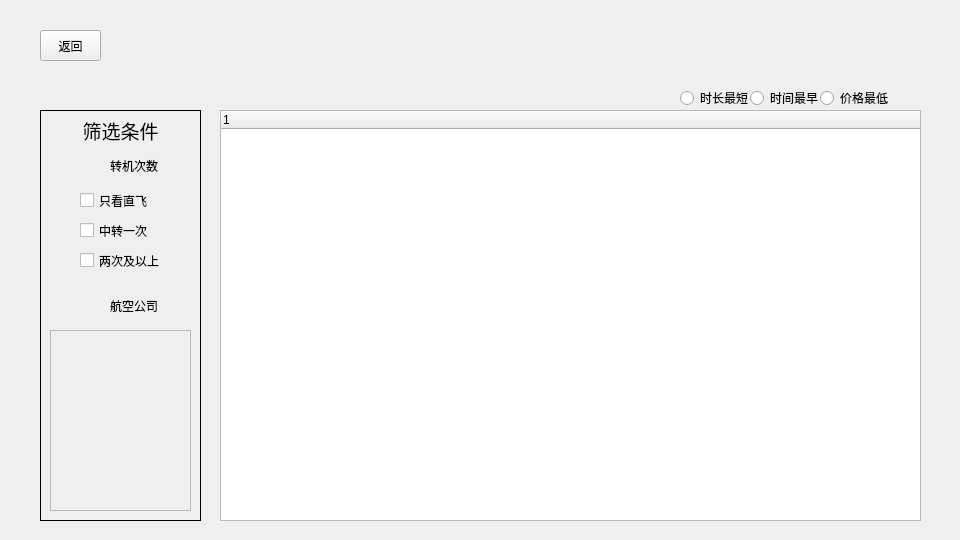
<?xml version="1.0" encoding="UTF-8"?>
<ui version="4.0">
 <class>InfoPage</class>
 <widget class="QWidget" name="InfoPage">
  <property name="geometry">
   <rect>
    <x>0</x>
    <y>0</y>
    <width>960</width>
    <height>540</height>
   </rect>
  </property>
  <property name="minimumSize">
   <size>
    <width>960</width>
    <height>540</height>
   </size>
  </property>
  <property name="windowTitle">
   <string>Form</string>
  </property>
  <widget class="QRadioButton" name="early_sort">
   <property name="geometry">
    <rect>
     <x>750</x>
     <y>90</y>
     <width>71</width>
     <height>16</height>
    </rect>
   </property>
   <property name="text">
    <string>时间最早</string>
   </property>
  </widget>
  <widget class="QRadioButton" name="time_sort">
   <property name="geometry">
    <rect>
     <x>680</x>
     <y>90</y>
     <width>71</width>
     <height>16</height>
    </rect>
   </property>
   <property name="text">
    <string>时长最短</string>
   </property>
  </widget>
  <widget class="QPushButton" name="backBtn">
   <property name="geometry">
    <rect>
     <x>40</x>
     <y>30</y>
     <width>61</width>
     <height>31</height>
    </rect>
   </property>
   <property name="text">
    <string>返回</string>
   </property>
  </widget>
  <widget class="QRadioButton" name="price_sort">
   <property name="geometry">
    <rect>
     <x>820</x>
     <y>90</y>
     <width>91</width>
     <height>16</height>
    </rect>
   </property>
   <property name="text">
    <string>价格最低</string>
   </property>
  </widget>
  <widget class="QLabel" name="showCityLbl">
   <property name="geometry">
    <rect>
     <x>240</x>
     <y>20</y>
     <width>541</width>
     <height>61</height>
    </rect>
   </property>
   <property name="font">
    <font>
     <pointsize>18</pointsize>
    </font>
   </property>
   <property name="text">
    <string/>
   </property>
   <property name="alignment">
    <set>Qt::AlignmentFlag::AlignCenter</set>
   </property>
  </widget>
  <widget class="QTreeWidget" name="flightTreeWidget">
   <property name="geometry">
    <rect>
     <x>220</x>
     <y>110</y>
     <width>701</width>
     <height>411</height>
    </rect>
   </property>
   <property name="styleSheet">
    <string notr="true"/>
   </property>
   <column>
    <property name="text">
     <string notr="true">1</string>
    </property>
   </column>
  </widget>
  <widget class="QLabel" name="transLbl">
   <property name="geometry">
    <rect>
     <x>110</x>
     <y>150</y>
     <width>91</width>
     <height>31</height>
    </rect>
   </property>
   <property name="text">
    <string>转机次数</string>
   </property>
  </widget>
  <widget class="QLabel" name="airlineLbl">
   <property name="geometry">
    <rect>
     <x>110</x>
     <y>290</y>
     <width>81</width>
     <height>31</height>
    </rect>
   </property>
   <property name="text">
    <string>航空公司</string>
   </property>
  </widget>
  <widget class="QCheckBox" name="checkBox1">
   <property name="geometry">
    <rect>
     <x>80</x>
     <y>190</y>
     <width>81</width>
     <height>21</height>
    </rect>
   </property>
   <property name="text">
    <string>只看直飞</string>
   </property>
  </widget>
  <widget class="QCheckBox" name="checkBox2">
   <property name="geometry">
    <rect>
     <x>80</x>
     <y>220</y>
     <width>81</width>
     <height>21</height>
    </rect>
   </property>
   <property name="text">
    <string>中转一次</string>
   </property>
  </widget>
  <widget class="QCheckBox" name="checkBox3">
   <property name="geometry">
    <rect>
     <x>80</x>
     <y>250</y>
     <width>81</width>
     <height>21</height>
    </rect>
   </property>
   <property name="text">
    <string>两次及以上</string>
   </property>
  </widget>
  <widget class="QScrollArea" name="airlineArea">
   <property name="geometry">
    <rect>
     <x>50</x>
     <y>330</y>
     <width>141</width>
     <height>181</height>
    </rect>
   </property>
   <property name="widgetResizable">
    <bool>true</bool>
   </property>
   <widget class="QWidget" name="scrollAreaWidgetContents">
    <property name="geometry">
     <rect>
      <x>0</x>
      <y>0</y>
      <width>139</width>
      <height>179</height>
     </rect>
    </property>
   </widget>
  </widget>
  <widget class="QLabel" name="label">
   <property name="geometry">
    <rect>
     <x>40</x>
     <y>110</y>
     <width>161</width>
     <height>411</height>
    </rect>
   </property>
   <property name="font">
    <font>
     <pointsize>14</pointsize>
    </font>
   </property>
   <property name="styleSheet">
    <string notr="true">QLabel { border: 1px solid black; }
</string>
   </property>
   <property name="text">
    <string>筛选条件</string>
   </property>
   <property name="alignment">
    <set>Qt::AlignmentFlag::AlignHCenter|Qt::AlignmentFlag::AlignTop</set>
   </property>
  </widget>
  <zorder>label</zorder>
  <zorder>early_sort</zorder>
  <zorder>time_sort</zorder>
  <zorder>backBtn</zorder>
  <zorder>price_sort</zorder>
  <zorder>showCityLbl</zorder>
  <zorder>flightTreeWidget</zorder>
  <zorder>transLbl</zorder>
  <zorder>airlineLbl</zorder>
  <zorder>checkBox1</zorder>
  <zorder>checkBox2</zorder>
  <zorder>checkBox3</zorder>
  <zorder>airlineArea</zorder>
 </widget>
 <resources/>
 <connections/>
</ui>
